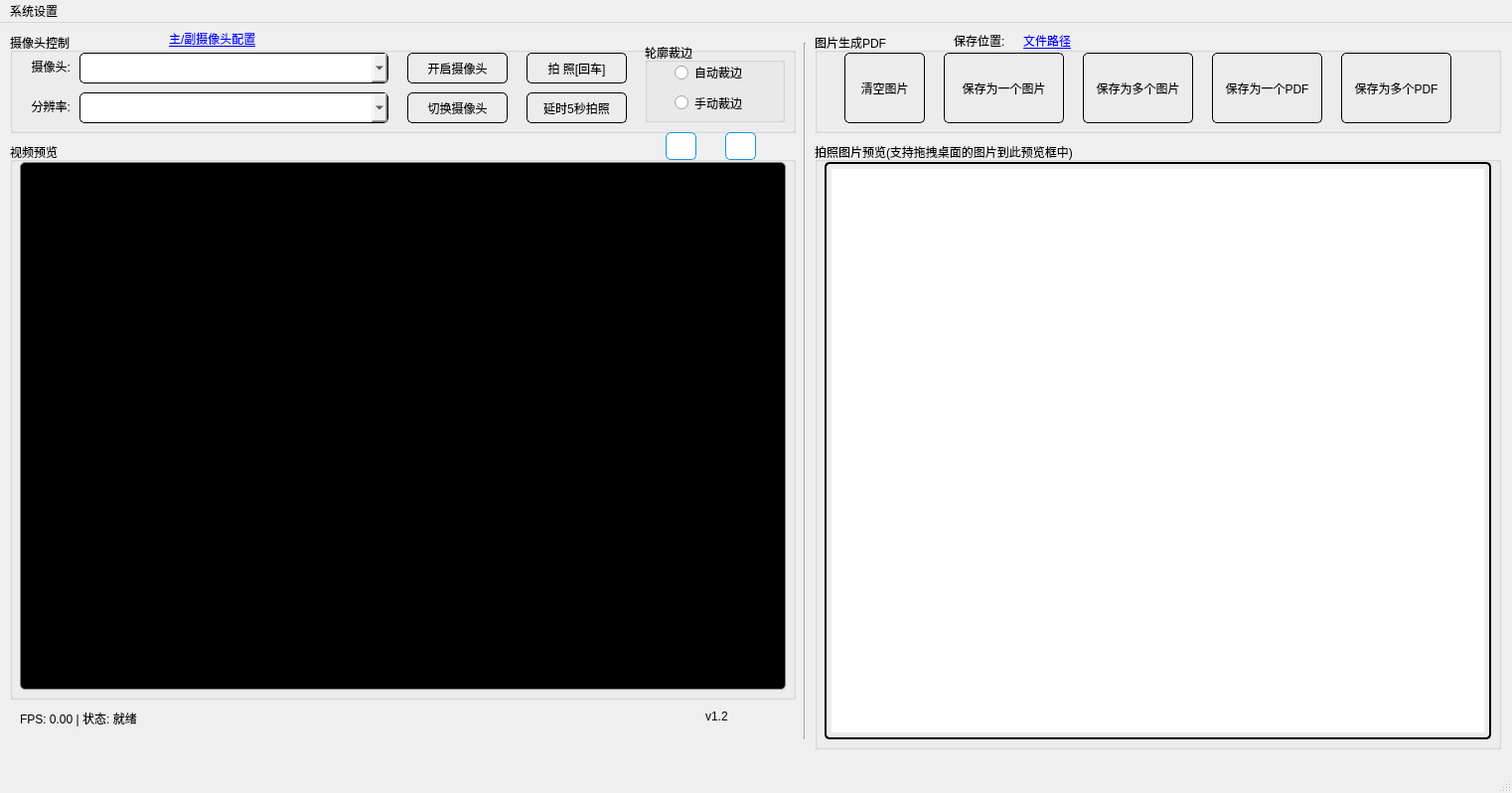
<?xml version="1.0" encoding="UTF-8"?>
<ui version="4.0">
 <class>MainWindow</class>
 <widget class="QMainWindow" name="MainWindow">
  <property name="geometry">
   <rect>
    <x>0</x>
    <y>0</y>
    <width>1522</width>
    <height>798</height>
   </rect>
  </property>
  <property name="windowTitle">
   <string>MainWindow</string>
  </property>
  <widget class="QWidget" name="centralwidget">
   <widget class="QGroupBox" name="controlGroup">
    <property name="geometry">
     <rect>
      <x>10</x>
      <y>10</y>
      <width>791</width>
      <height>101</height>
     </rect>
    </property>
    <property name="title">
     <string>摄像头控制</string>
    </property>
    <widget class="QLabel" name="cameraLabel">
     <property name="geometry">
      <rect>
       <x>10</x>
       <y>20</y>
       <width>51</width>
       <height>28</height>
      </rect>
     </property>
     <property name="text">
      <string>摄像头:</string>
     </property>
     <property name="alignment">
      <set>Qt::AlignRight|Qt::AlignTrailing|Qt::AlignVCenter</set>
     </property>
    </widget>
    <widget class="QLabel" name="resolutionLabel">
     <property name="geometry">
      <rect>
       <x>10</x>
       <y>60</y>
       <width>51</width>
       <height>28</height>
      </rect>
     </property>
     <property name="text">
      <string>分辨率:</string>
     </property>
     <property name="alignment">
      <set>Qt::AlignRight|Qt::AlignTrailing|Qt::AlignVCenter</set>
     </property>
    </widget>
    <widget class="QComboBox" name="cameraComboBox">
     <property name="geometry">
      <rect>
       <x>70</x>
       <y>20</y>
       <width>311</width>
       <height>31</height>
      </rect>
     </property>
     <property name="styleSheet">
      <string notr="true">border: 1px solid #000000;  /* 设置边框为2px黑色实线 */
border-radius: 5px;         /* 设置圆角边框 */</string>
     </property>
    </widget>
    <widget class="QComboBox" name="resolutionComboBox">
     <property name="geometry">
      <rect>
       <x>70</x>
       <y>60</y>
       <width>311</width>
       <height>31</height>
      </rect>
     </property>
     <property name="styleSheet">
      <string notr="true">border: 1px solid #000000;  /* 设置边框为2px黑色实线 */
border-radius: 5px;         /* 设置圆角边框 */</string>
     </property>
    </widget>
    <widget class="QPushButton" name="cameraToggleButton">
     <property name="geometry">
      <rect>
       <x>400</x>
       <y>20</y>
       <width>101</width>
       <height>31</height>
      </rect>
     </property>
     <property name="styleSheet">
      <string notr="true">border: 1px solid #000000;  /* 设置边框为2px黑色实线 */
border-radius: 5px;         /* 设置圆角边框 */</string>
     </property>
     <property name="text">
      <string>开启摄像头</string>
     </property>
    </widget>
    <widget class="QPushButton" name="captureBtn">
     <property name="geometry">
      <rect>
       <x>520</x>
       <y>20</y>
       <width>101</width>
       <height>31</height>
      </rect>
     </property>
     <property name="font">
      <font>
       <pointsize>9</pointsize>
      </font>
     </property>
     <property name="styleSheet">
      <string notr="true">border: 1px solid #000000;  /* 设置边框为2px黑色实线 */
border-radius: 5px;         /* 设置圆角边框 */</string>
     </property>
     <property name="text">
      <string>拍 照[回车]</string>
     </property>
    </widget>
    <widget class="QPushButton" name="changecameraButton">
     <property name="geometry">
      <rect>
       <x>400</x>
       <y>60</y>
       <width>101</width>
       <height>31</height>
      </rect>
     </property>
     <property name="styleSheet">
      <string notr="true">border: 1px solid #000000;  /* 设置边框为2px黑色实线 */
border-radius: 5px;         /* 设置圆角边框 */</string>
     </property>
     <property name="text">
      <string>切换摄像头</string>
     </property>
    </widget>
    <widget class="QGroupBox" name="cropGroup">
     <property name="geometry">
      <rect>
       <x>639</x>
       <y>10</y>
       <width>141</width>
       <height>80</height>
      </rect>
     </property>
     <property name="title">
      <string>轮廓裁边</string>
     </property>
     <widget class="QRadioButton" name="radioAutoCrop">
      <property name="geometry">
       <rect>
        <x>30</x>
        <y>20</y>
        <width>91</width>
        <height>20</height>
       </rect>
      </property>
      <property name="text">
       <string>自动裁边</string>
      </property>
     </widget>
     <widget class="QRadioButton" name="radioManualCrop">
      <property name="geometry">
       <rect>
        <x>30</x>
        <y>50</y>
        <width>91</width>
        <height>21</height>
       </rect>
      </property>
      <property name="text">
       <string>手动裁边</string>
      </property>
     </widget>
    </widget>
    <widget class="QPushButton" name="delaycaptureBtn">
     <property name="geometry">
      <rect>
       <x>520</x>
       <y>60</y>
       <width>101</width>
       <height>31</height>
      </rect>
     </property>
     <property name="font">
      <font>
       <pointsize>9</pointsize>
      </font>
     </property>
     <property name="styleSheet">
      <string notr="true">border: 1px solid #000000;  /* 设置边框为2px黑色实线 */
border-radius: 5px;         /* 设置圆角边框 */</string>
     </property>
     <property name="text">
      <string>延时5秒拍照</string>
     </property>
    </widget>
   </widget>
   <widget class="Line" name="line">
    <property name="geometry">
     <rect>
      <x>800</x>
      <y>20</y>
      <width>20</width>
      <height>701</height>
     </rect>
    </property>
    <property name="orientation">
     <enum>Qt::Vertical</enum>
    </property>
   </widget>
   <widget class="QGroupBox" name="videoGroup">
    <property name="geometry">
     <rect>
      <x>10</x>
      <y>120</y>
      <width>791</width>
      <height>561</height>
     </rect>
    </property>
    <property name="title">
     <string>视频预览</string>
    </property>
    <widget class="VideoGLWidget" name="videoLabel">
     <property name="geometry">
      <rect>
       <x>10</x>
       <y>20</y>
       <width>771</width>
       <height>531</height>
      </rect>
     </property>
     <property name="styleSheet">
      <string notr="true">border: 1px solid gray;  /* 设置边框为2px黑色实线 */
padding: 5px;               /* 设置内边距 */
border-radius: 5px;         /* 设置圆角边框 */
background-color: black;</string>
     </property>
    </widget>
   </widget>
   <widget class="QLabel" name="fpsLabel">
    <property name="geometry">
     <rect>
      <x>20</x>
      <y>690</y>
      <width>371</width>
      <height>20</height>
     </rect>
    </property>
    <property name="text">
     <string>FPS: 0.00 | 状态: 就绪</string>
    </property>
   </widget>
   <widget class="QLabel" name="statusLabel">
    <property name="geometry">
     <rect>
      <x>200</x>
      <y>690</y>
      <width>171</width>
      <height>20</height>
     </rect>
    </property>
    <property name="text">
     <string/>
    </property>
   </widget>
   <widget class="QGroupBox" name="saveGroup">
    <property name="geometry">
     <rect>
      <x>820</x>
      <y>10</y>
      <width>691</width>
      <height>101</height>
     </rect>
    </property>
    <property name="title">
     <string>图片生成PDF</string>
    </property>
    <widget class="QPushButton" name="generatePdfButton">
     <property name="geometry">
      <rect>
       <x>400</x>
       <y>20</y>
       <width>111</width>
       <height>71</height>
      </rect>
     </property>
     <property name="styleSheet">
      <string notr="true">border: 1px solid #000000;  /* 设置边框为2px黑色实线 */
border-radius: 5px;         /* 设置圆角边框 */</string>
     </property>
     <property name="text">
      <string>保存为一个PDF</string>
     </property>
    </widget>
    <widget class="QPushButton" name="generatemorePdfButton">
     <property name="geometry">
      <rect>
       <x>530</x>
       <y>20</y>
       <width>111</width>
       <height>71</height>
      </rect>
     </property>
     <property name="styleSheet">
      <string notr="true">border: 1px solid #000000;  /* 设置边框为2px黑色实线 */
border-radius: 5px;         /* 设置圆角边框 */</string>
     </property>
     <property name="text">
      <string>保存为多个PDF</string>
     </property>
    </widget>
    <widget class="QPushButton" name="generateIamgeButton">
     <property name="geometry">
      <rect>
       <x>270</x>
       <y>20</y>
       <width>111</width>
       <height>71</height>
      </rect>
     </property>
     <property name="styleSheet">
      <string notr="true">border: 1px solid #000000;  /* 设置边框为2px黑色实线 */
border-radius: 5px;         /* 设置圆角边框 */</string>
     </property>
     <property name="text">
      <string>保存为多个图片</string>
     </property>
    </widget>
    <widget class="QPushButton" name="clearButton">
     <property name="geometry">
      <rect>
       <x>30</x>
       <y>20</y>
       <width>81</width>
       <height>71</height>
      </rect>
     </property>
     <property name="styleSheet">
      <string notr="true">border: 1px solid #000000;  /* 设置边框为2px黑色实线 */
border-radius: 5px;         /* 设置圆角边框 */</string>
     </property>
     <property name="text">
      <string>清空图片</string>
     </property>
    </widget>
    <widget class="QLabel" name="label_filesavepath">
     <property name="geometry">
      <rect>
       <x>210</x>
       <y>0</y>
       <width>411</width>
       <height>16</height>
      </rect>
     </property>
     <property name="font">
      <font>
       <underline>true</underline>
      </font>
     </property>
     <property name="styleSheet">
      <string notr="true">QLabel { color: blue; }</string>
     </property>
     <property name="text">
      <string>文件路径</string>
     </property>
    </widget>
    <widget class="QLabel" name="label_2">
     <property name="geometry">
      <rect>
       <x>140</x>
       <y>0</y>
       <width>72</width>
       <height>15</height>
      </rect>
     </property>
     <property name="text">
      <string>保存位置:</string>
     </property>
    </widget>
    <widget class="QPushButton" name="generateOneIamgeButton">
     <property name="geometry">
      <rect>
       <x>130</x>
       <y>20</y>
       <width>121</width>
       <height>71</height>
      </rect>
     </property>
     <property name="styleSheet">
      <string notr="true">border: 1px solid #000000;  /* 设置边框为2px黑色实线 */
border-radius: 5px;         /* 设置圆角边框 */</string>
     </property>
     <property name="text">
      <string>保存为一个图片</string>
     </property>
    </widget>
   </widget>
   <widget class="QGroupBox" name="imgGroup">
    <property name="geometry">
     <rect>
      <x>820</x>
      <y>120</y>
      <width>691</width>
      <height>611</height>
     </rect>
    </property>
    <property name="title">
     <string>拍照图片预览(支持拖拽桌面的图片到此预览框中)</string>
    </property>
    <widget class="ImageListWidget" name="imageListWidget">
     <property name="geometry">
      <rect>
       <x>10</x>
       <y>20</y>
       <width>671</width>
       <height>581</height>
      </rect>
     </property>
     <property name="styleSheet">
      <string notr="true">border: 2px solid #000000;  /* 设置边框为2px黑色实线 */
padding: 5px;               /* 设置内边距 */
border-radius: 5px;         /* 设置圆角边框 */</string>
     </property>
    </widget>
   </widget>
   <widget class="QLabel" name="label_version">
    <property name="geometry">
     <rect>
      <x>710</x>
      <y>690</y>
      <width>91</width>
      <height>16</height>
     </rect>
    </property>
    <property name="text">
     <string>v1.2</string>
    </property>
   </widget>
   <widget class="QLabel" name="label_cameraconf">
    <property name="geometry">
     <rect>
      <x>170</x>
      <y>8</y>
      <width>121</width>
      <height>16</height>
     </rect>
    </property>
    <property name="font">
     <font>
      <weight>50</weight>
      <bold>false</bold>
      <underline>true</underline>
     </font>
    </property>
    <property name="styleSheet">
     <string notr="true">QLabel { color: blue; }</string>
    </property>
    <property name="text">
     <string>主/副摄像头配置</string>
    </property>
   </widget>
   <widget class="QPushButton" name="turnrightButton">
    <property name="geometry">
     <rect>
      <x>670</x>
      <y>110</y>
      <width>31</width>
      <height>28</height>
     </rect>
    </property>
    <property name="toolTip">
     <string>顺时针旋转90°</string>
    </property>
    <property name="styleSheet">
     <string notr="true">QPushButton {
    background-color: white;      /* 白色背景 */
    border: 1px solid #1296db;       /* 蓝色边框 */
    border-radius: 5px;           /* 圆角边框（可选） */
    padding: 5px 10px;            /* 内边距（可选） */
}</string>
    </property>
    <property name="text">
     <string/>
    </property>
    <property name="icon">
     <iconset>
      <normaloff>img/right.png</normaloff>img/right.png</iconset>
    </property>
   </widget>
   <widget class="QPushButton" name="turnleftButton">
    <property name="geometry">
     <rect>
      <x>730</x>
      <y>110</y>
      <width>31</width>
      <height>28</height>
     </rect>
    </property>
    <property name="toolTip">
     <string>逆时针旋转90°</string>
    </property>
    <property name="styleSheet">
     <string notr="true">QPushButton {
    background-color: white;      /* 白色背景 */
    border: 1px solid #1296db;       /* 蓝色边框 */
    border-radius: 5px;           /* 圆角边框（可选） */
    padding: 5px 10px;            /* 内边距（可选） */
}</string>
    </property>
    <property name="text">
     <string/>
    </property>
    <property name="icon">
     <iconset>
      <normaloff>img/left.png</normaloff>img/left.png</iconset>
    </property>
   </widget>
  </widget>
  <widget class="QMenuBar" name="menubar">
   <property name="geometry">
    <rect>
     <x>0</x>
     <y>0</y>
     <width>1522</width>
     <height>26</height>
    </rect>
   </property>
   <widget class="QMenu" name="infomenu">
    <property name="title">
     <string>系统设置</string>
    </property>
    <addaction name="maininfoaction"/>
    <addaction name="controlaction"/>
    <addaction name="filesaveaction"/>
    <addaction name="nameruleaction"/>
    <addaction name="activationaction"/>
    <addaction name="pdfconfaction"/>
    <addaction name="separator"/>
    <addaction name="helpdocaction"/>
   </widget>
   <addaction name="infomenu"/>
  </widget>
  <widget class="QStatusBar" name="statusbar"/>
  <action name="maininfoaction">
   <property name="text">
    <string>主/副摄像头配置</string>
   </property>
  </action>
  <action name="filesaveaction">
   <property name="text">
    <string>文件保存路径</string>
   </property>
  </action>
  <action name="savepdfaction">
   <property name="text">
    <string>文件保存路径</string>
   </property>
  </action>
  <action name="activationaction_11">
   <property name="text">
    <string>激活工具</string>
   </property>
  </action>
  <action name="aboataction">
   <property name="text">
    <string>关于</string>
   </property>
  </action>
  <action name="activationaction">
   <property name="text">
    <string>授权激活</string>
   </property>
  </action>
  <action name="aboutaction">
   <property name="text">
    <string>关于</string>
   </property>
  </action>
  <action name="pdfconfaction">
   <property name="text">
    <string>图片合并设置</string>
   </property>
  </action>
  <action name="helpdocaction">
   <property name="text">
    <string>功能介绍</string>
   </property>
  </action>
  <action name="controlaction">
   <property name="text">
    <string>摄像头参数配置</string>
   </property>
  </action>
  <action name="nameruleaction">
   <property name="text">
    <string>保存文件命名规则设置</string>
   </property>
  </action>
 </widget>
 <customwidgets>
  <customwidget>
   <class>ImageListWidget</class>
   <extends>QListWidget</extends>
   <header>imagelistwidget.h</header>
  </customwidget>
  <customwidget>
   <class>VideoGLWidget</class>
   <extends>QLabel</extends>
   <header location="global">videoglwidget.h</header>
  </customwidget>
 </customwidgets>
 <resources/>
 <connections/>
</ui>
